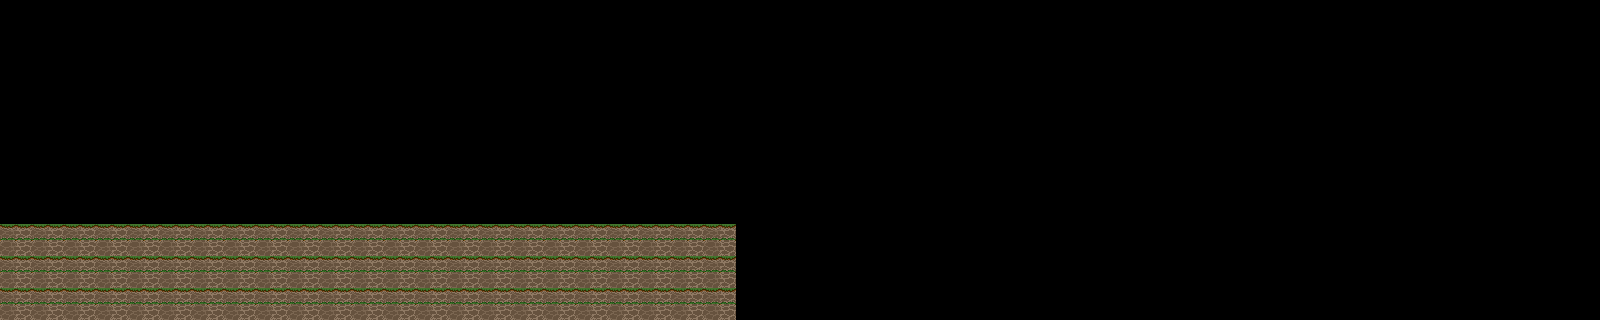

This game map was drawn from its Tiled (.tmx) file and the tilesets committed beside it. A one-line description and the trimmed map source follow:
An orthogonal 50x10 tile map with 32x32 px tiles, 1 tile layer (ground), 1 hidden layer not drawn and 2 objects.

<map version="1.0" orientation="orthogonal" renderorder="right-down" width="50" height="10" tilewidth="32" tileheight="32" nextobjectid="27">
 <tileset firstgid="1" name="map1" tilewidth="32" tileheight="32">
  <image source="map.png" width="480" height="256" />
 </tileset>
 <layer name="ground" width="50" height="10">
  <data>[500 cells, 69 non-empty, 1 distinct tile ids]</data>
 </layer>
 <layer name="collision" width="50" height="10" visible="0">
  <data>[500 cells, 12 non-empty, 1 distinct tile ids]</data>
 </layer>
 <objectgroup name="rock">
  <object id="15" x="216" y="212" />
  <object id="24" x="503" y="212" />
 </objectgroup>
</map>
